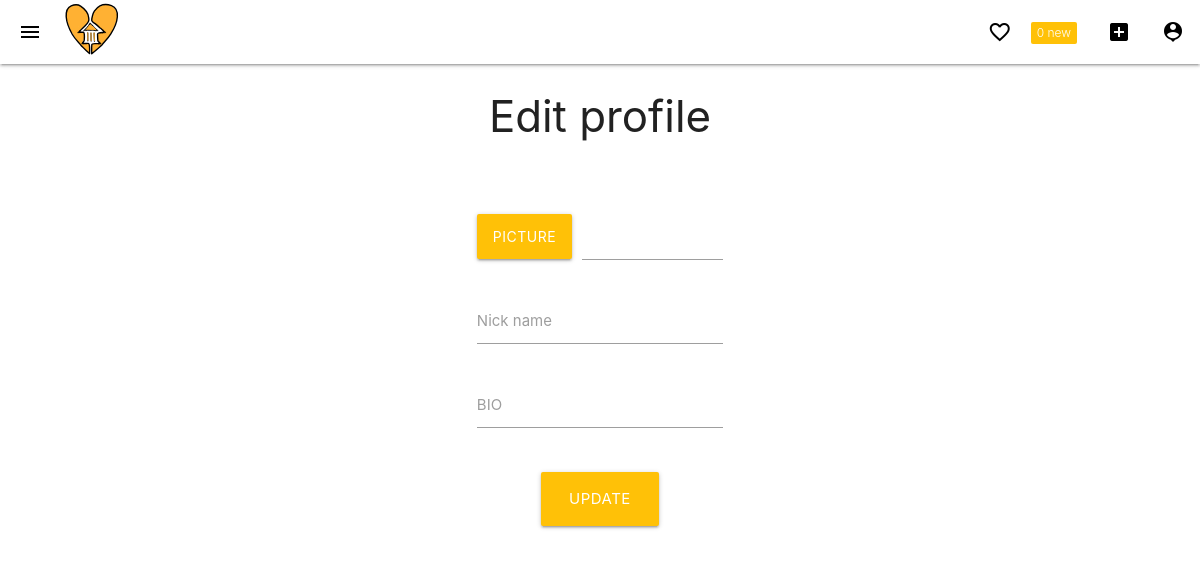
/user/profile/edit (signed in), run on an earlier commit of the app's database.
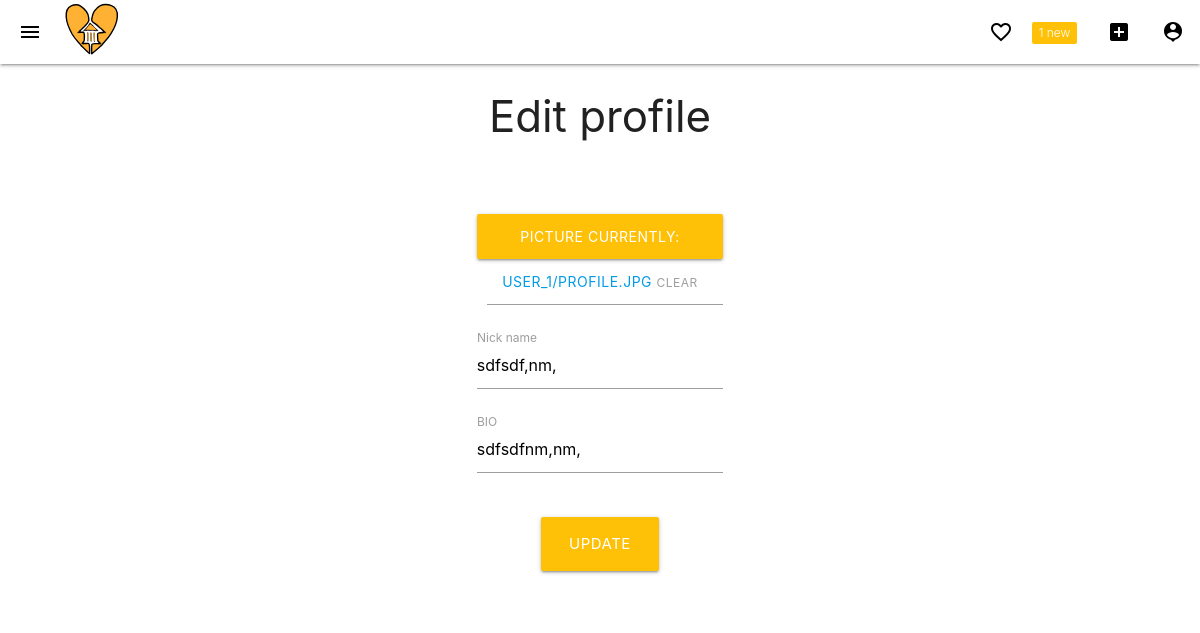
And on a later commit of the database.
### authy/models.py (models this page shows, shortened)
class Profile(models.Model):
	user = models.OneToOneField(User, on_delete=models.CASCADE, related_name='profile')
	location = models.CharField(max_length=50, null=True, blank=True)
	profile_info = models.TextField(max_length=150, null=True, blank=True)
	nickname = models.TextField(max_length=50, null=True, blank=True)
	created = models.DateField(auto_now_add=True)
	picture = models.ImageField(upload_to=user_directory_path_profile, blank=True, null=True, verbose_name='Picture')

### authy/views.py (the view)
# urls.py: path('profile/edit', EditProfile, name='edit-profile'),
@login_required
def EditProfile(request):
	user = request.user.id
	profile = Profile.objects.get(user__id=user)
	user_basic_info = User.objects.get(id=user)
	if request.method == 'POST':
		form = EditProfileForm(request.POST, request.FILES, instance=profile)
		if form.is_valid():
			profile.picture = form.cleaned_data.get('picture')
			profile.nickname = form.cleaned_data.get('nickname')
			profile.name = form.cleaned_data.get('name')
			profile.profile_info = form.cleaned_data.get('profile_info')
			profile.save()
			user_basic_info.save()
			return redirect('index')
	else:form = EditProfileForm(instance=profile)
	context = {
		'form':form,
	}
	return render(request, 'registration/edit_profile.html', context)

### authy/forms.py
class EditProfileForm(forms.ModelForm):
	picture = forms.ImageField(required=False)
	nickname = forms.CharField(widget=forms.TextInput(), max_length=50, required=False)
	profile_info = forms.CharField(widget=forms.TextInput(), max_length=260, required=False)
	class Meta:
		model = Profile
		fields = ('picture', 'nickname', 'profile_info')

### authy/views.py (called while the page is built)
def SideNavInfo(request):
        user = request.user
        nav_profile = None
        if user.is_authenticated:
                nav_profile = Profile.objects.get(user=user)
        return {'nav_profile': nav_profile} #'fans': fans, 'follows': follows

### notifications/views.py (called while the page is built)
def CountNotifications(request):
    count_notifications = None
    if request.user.is_authenticated:
        count_notifications = Notification.objects.filter(user=request.user, is_seen=False).count()
    return {'count_notifications': count_notifications}

### infop/templates/registration/edit_profile.html (shortened to what this page needs)
{% extends 'base.html' %}
{% load static %}
{% block content %}
<div class="row center-align">
    <div class="col s12 m8 offset-m2">
        <form method="post" enctype="multipart/form-data" action="" role="form">
        <h3 class="title is-3">Edit profile</h3>
          <h5><div class="section"></div></h5>
          <div class="file-field input-field col s6 offset-s3">
            <div class="btn amber">
              <span>Picture</span>
              {{ form.picture }}
            </div>
            <div class="file-path-wrapper">
              <input class="file-path validate" type="text">
            </div>
          </div>
          <div class="input-field col s12 m6 offset-m3">
            {{ form.nickname }}
            <label for="nickname">Nick name</label>
          </div>
          <div class="input-field col s12 m6 offset-m3">
            {{ form.profile_info }}
            <label for="profile_info">BIO</label>
          </div>
          <div class="row">
            <div class="col s12">
            </div>
          </div>
          <div class="field">
          <p class="control">
            <button type="submit" value="login" class="btn amber waves-effect waves-orange btn-large">
              Update
            </button>
          </p>
          </div>
        </form>
    </div>
</div>
{% endblock %}

What changed in the data, as far as the page shows it:
changed Profile: picture (not shown) → "CURRENTLY: USER_1/PROFILE.JPG CLEAR"; nickname (not shown) → "sdfsdf,nm,"; profile_info (not shown) → "sdfsdfnm,nm,"
Also different on the page:
{{ count_notifications }}: "0" → "1"
